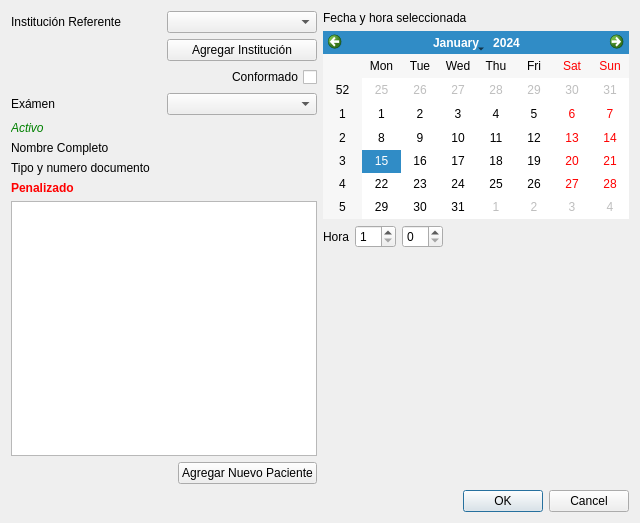
<?xml version="1.0" encoding="UTF-8"?>
<ui version="4.0">
 <class>dlg_reserva</class>
 <widget class="QDialog" name="dlg_reserva">
  <property name="geometry">
   <rect>
    <x>0</x>
    <y>0</y>
    <width>640</width>
    <height>523</height>
   </rect>
  </property>
  <property name="windowTitle">
   <string>Reserva de Exámen</string>
  </property>
  <layout class="QVBoxLayout" name="verticalLayout_5">
   <item>
    <layout class="QHBoxLayout" name="hlyt_columnas">
     <item>
      <layout class="QVBoxLayout" name="vlyt_paciente">
       <item>
        <layout class="QGridLayout" name="grid_lyt_paciente_arriba">
         <item row="3" column="1">
          <widget class="QComboBox" name="cbox_examen"/>
         </item>
         <item row="2" column="1">
          <widget class="QCheckBox" name="chkbox_conformado">
           <property name="layoutDirection">
            <enum>Qt::RightToLeft</enum>
           </property>
           <property name="text">
            <string>Conformado</string>
           </property>
          </widget>
         </item>
         <item row="0" column="0">
          <widget class="QLabel" name="lbl_institucion_referente">
           <property name="text">
            <string>Institución Referente</string>
           </property>
          </widget>
         </item>
         <item row="0" column="1">
          <widget class="QComboBox" name="cbox_institucion_referente"/>
         </item>
         <item row="3" column="0">
          <widget class="QLabel" name="lbl_examen">
           <property name="text">
            <string>Exámen</string>
           </property>
          </widget>
         </item>
         <item row="1" column="1">
          <widget class="QPushButton" name="pushButton">
           <property name="text">
            <string>Agregar Institución</string>
           </property>
          </widget>
         </item>
        </layout>
       </item>
       <item>
        <layout class="QVBoxLayout" name="vlyt_datos_paciente">
         <item>
          <widget class="QLabel" name="lbl_activo">
           <property name="font">
            <font>
             <italic>true</italic>
            </font>
           </property>
           <property name="styleSheet">
            <string notr="true">color: green</string>
           </property>
           <property name="text">
            <string>Activo</string>
           </property>
          </widget>
         </item>
         <item>
          <widget class="QLabel" name="lbl_nombre_completo">
           <property name="text">
            <string>Nombre Completo</string>
           </property>
          </widget>
         </item>
         <item>
          <widget class="QLabel" name="lbl_tipo_nro_documento">
           <property name="text">
            <string>Tipo y numero documento</string>
           </property>
          </widget>
         </item>
         <item>
          <widget class="QLabel" name="lbl_penalizado">
           <property name="font">
            <font>
             <weight>75</weight>
             <bold>true</bold>
            </font>
           </property>
           <property name="styleSheet">
            <string notr="true">color: red</string>
           </property>
           <property name="text">
            <string>Penalizado</string>
           </property>
          </widget>
         </item>
        </layout>
       </item>
       <item>
        <widget class="QTableView" name="tblview_pacientes"/>
       </item>
       <item>
        <layout class="QHBoxLayout" name="hlyt_btn_nuevo_paciente">
         <item>
          <spacer name="hspc_nuevo_paciente_izquierda">
           <property name="orientation">
            <enum>Qt::Horizontal</enum>
           </property>
           <property name="sizeHint" stdset="0">
            <size>
             <width>40</width>
             <height>20</height>
            </size>
           </property>
          </spacer>
         </item>
         <item>
          <widget class="QPushButton" name="btn_nuevo_paciente">
           <property name="text">
            <string>Agregar Nuevo Paciente</string>
           </property>
          </widget>
         </item>
        </layout>
       </item>
      </layout>
     </item>
     <item>
      <layout class="QVBoxLayout" name="vlyt_fecha">
       <item>
        <layout class="QVBoxLayout" name="vlyt_calendario">
         <item>
          <widget class="QLabel" name="lbl_fecha_hora_seleccionada">
           <property name="text">
            <string>Fecha y hora seleccionada</string>
           </property>
          </widget>
         </item>
         <item>
          <widget class="QCalendarWidget" name="cal_fecha"/>
         </item>
         <item>
          <layout class="QHBoxLayout" name="hlyt_hora">
           <item>
            <widget class="QLabel" name="lbl_hora">
             <property name="text">
              <string>Hora</string>
             </property>
            </widget>
           </item>
           <item>
            <widget class="QSpinBox" name="spin_hora">
             <property name="minimum">
              <number>1</number>
             </property>
             <property name="maximum">
              <number>24</number>
             </property>
            </widget>
           </item>
           <item>
            <widget class="QSpinBox" name="spin_minutos">
             <property name="maximum">
              <number>59</number>
             </property>
             <property name="singleStep">
              <number>15</number>
             </property>
            </widget>
           </item>
           <item>
            <spacer name="hspc_spin_derecha">
             <property name="orientation">
              <enum>Qt::Horizontal</enum>
             </property>
             <property name="sizeHint" stdset="0">
              <size>
               <width>40</width>
               <height>20</height>
              </size>
             </property>
            </spacer>
           </item>
          </layout>
         </item>
        </layout>
       </item>
       <item>
        <spacer name="vspc_hora_abajo">
         <property name="orientation">
          <enum>Qt::Vertical</enum>
         </property>
         <property name="sizeHint" stdset="0">
          <size>
           <width>20</width>
           <height>40</height>
          </size>
         </property>
        </spacer>
       </item>
      </layout>
     </item>
    </layout>
   </item>
   <item>
    <widget class="QDialogButtonBox" name="btnbox_ok_cancel">
     <property name="orientation">
      <enum>Qt::Horizontal</enum>
     </property>
     <property name="standardButtons">
      <set>QDialogButtonBox::Cancel|QDialogButtonBox::Ok</set>
     </property>
    </widget>
   </item>
  </layout>
 </widget>
 <resources/>
 <connections>
  <connection>
   <sender>btnbox_ok_cancel</sender>
   <signal>accepted()</signal>
   <receiver>dlg_reserva</receiver>
   <slot>accept()</slot>
   <hints>
    <hint type="sourcelabel">
     <x>248</x>
     <y>254</y>
    </hint>
    <hint type="destinationlabel">
     <x>157</x>
     <y>274</y>
    </hint>
   </hints>
  </connection>
  <connection>
   <sender>btnbox_ok_cancel</sender>
   <signal>rejected()</signal>
   <receiver>dlg_reserva</receiver>
   <slot>reject()</slot>
   <hints>
    <hint type="sourcelabel">
     <x>316</x>
     <y>260</y>
    </hint>
    <hint type="destinationlabel">
     <x>286</x>
     <y>274</y>
    </hint>
   </hints>
  </connection>
 </connections>
</ui>
